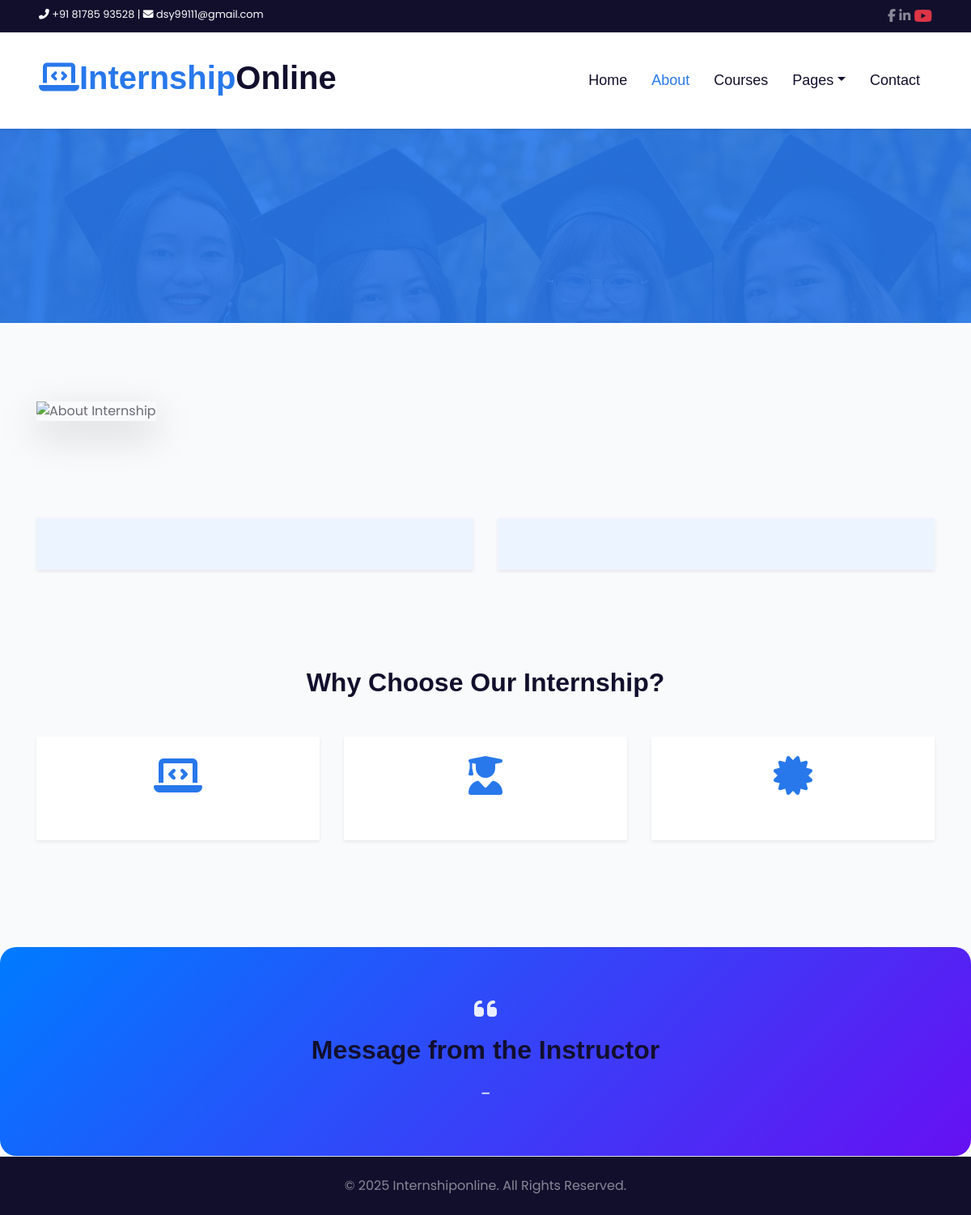
Page /about/ on the earlier database version.
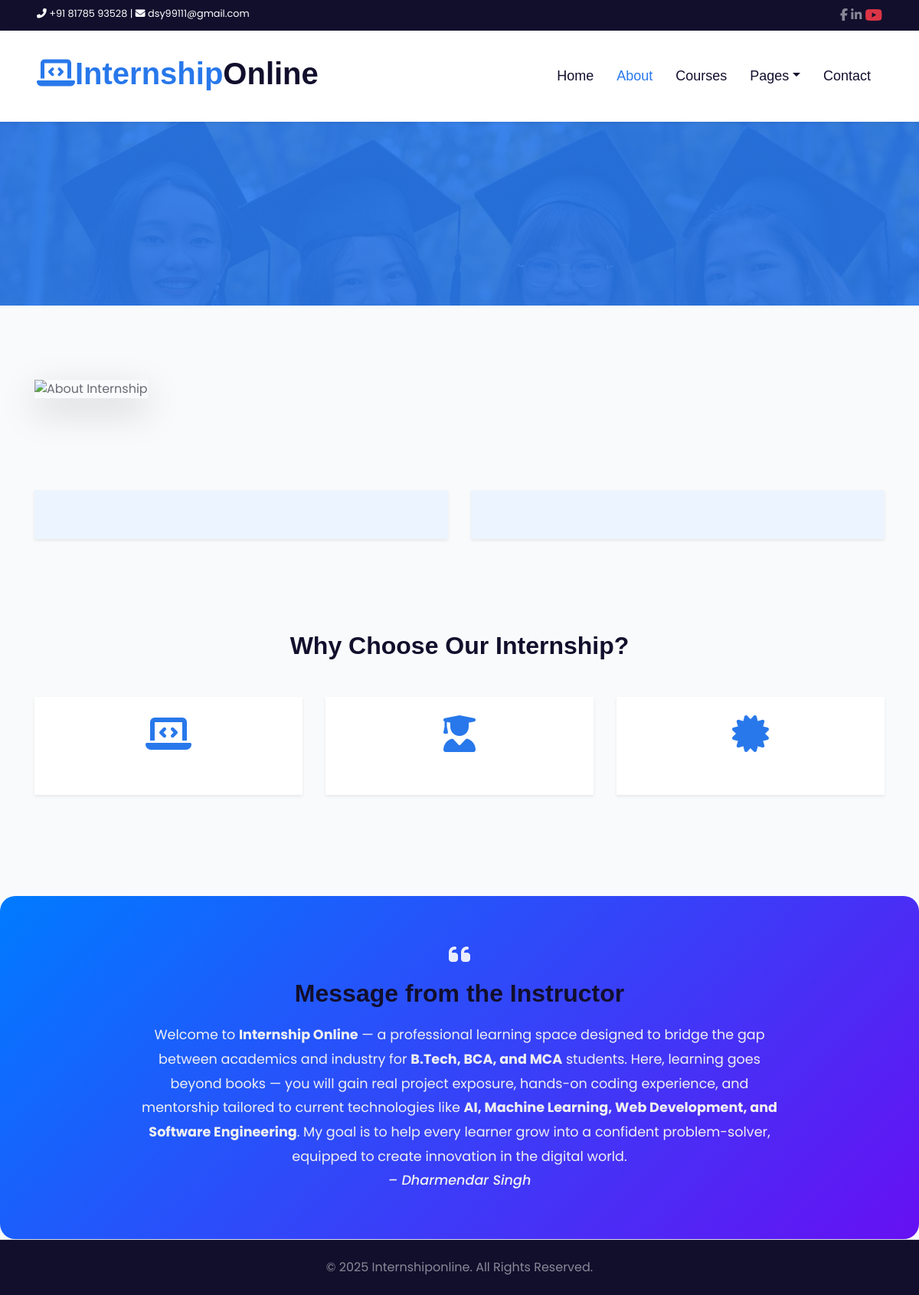
Same page on the later database version.
### internshipmain/models.py (models this page shows, shortened)
class Instructor(models.Model):
    name = models.CharField(max_length=200)
    role = models.CharField(max_length=255)
    bio = models.TextField()
    image = models.ImageField(upload_to="instructors/", blank=True, null=True)
    message = models.TextField(blank=True, null=True)
    linkedin = models.URLField(blank=True, null=True)
    youtube = models.URLField(blank=True, null=True)
    github = models.URLField(blank=True, null=True)

### internshipmain/views.py (the view)
# urls.py: path('about/', views.about, name='about'),
def about(request):
    instructor = Instructor.objects.first()
    about_content = SiteAbout.objects.first()  # single record
    return render(request, 'internshipmain/about.html', {
        'instructor': instructor,
        'about': about_content,
    })

### internshipmain/templates/internshipmain/about.html (shortened to what the changed rows need)
{% load static %}
<!DOCTYPE html>
<html lang="en">
<head>
    <link href="https://cdnjs.cloudflare.com/ajax/libs/font-awesome/6.5.0/css/all.min.css" rel="stylesheet">
    <link href="{% static 'lib/owlcarousel/assets/owl.carousel.min.css' %}" rel="stylesheet">
    <link href="{% static 'css/style.css' %}" rel="stylesheet">
</head>
<body>
    <nav class="navbar navbar-expand-lg navbar-light bg-white shadow-sm py-3 px-lg-5">
        <a href="{% url 'home' %}" class="navbar-brand">
            <h1 class="text-primary"><i class="fa fa-laptop-code me-2"></i>Internship<span class="text-dark">Online</span></h1>
        </a>
    </nav>
<div class="container py-5">
    <h2 class="text-center fw-bold mb-5">Why Choose Our Internship?</h2>
</div>
    <section class="instructor-message text-center">
    <i class="fa fa-quote-left quote-icon mb-3"></i>
    <h2>Message from the Instructor</h2>
    <p>{{ instructor.message|safe }}</p>
    <p class="signature">– {{ instructor.name }}</p>
</section>
</body>
</html>

Differences in the rows shown:
now on this page (row edited): Instructor: message "Welcome to Internship Online — a professional learning space designed to bridge the gap between academics and industry for B.Tech, BCA, and MCA students. Here, learning goes beyond books — you will gain real project exposure, hands-on coding experience, and mentorship tailored to current technologies like AI, Machine Learning, Web Development, and Software Engineering . My goal is to help every learner grow into a confident problem-solver, equipped to create innovation in the digital world.", name "Dharmendar Singh"
